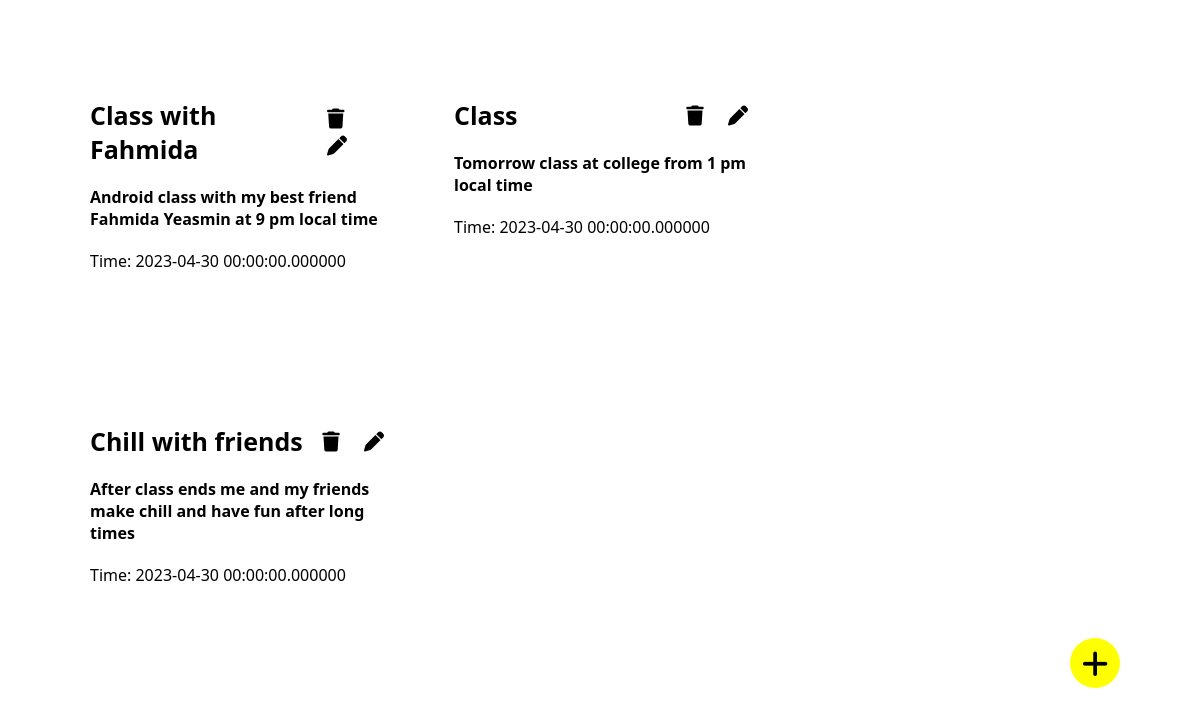
Page /profile.php (signed in) on the committed database.
### tables this page shows
CREATE TABLE `todo_table` (
  `id` int(11) NOT NULL,
  `user_email` varchar(40) NOT NULL,
  `todo_title` varchar(40) NOT NULL,
  `todo_desc` varchar(255) NOT NULL,
  `todo_date` datetime(6) NOT NULL DEFAULT '0000-00-00 00:00:00.000000' ON UPDATE current_timestamp(6)
);

### profile.php (the view, shortened to what this page needs)
<?php
include './configuration/configuration.php';
$user_id = $_SESSION['id'];
$load_user = "SELECT * FROM `user_account` WHERE id = '$user_id'";
$run_load_user = mysqli_query($conn, $load_user);
if (mysqli_num_rows($run_load_user) > 0) {
    $row = mysqli_fetch_assoc($run_load_user);
    $user_email = $row['email'];
}
?>
<!DOCTYPE html>
<html lang="en">
<head>
    <link rel="stylesheet" href="https://cdnjs.cloudflare.com/ajax/libs/font-awesome/6.4.0/css/all.min.css" />
    <link rel="stylesheet" href="./css/hader.css">
    <link rel="stylesheet" href="./css/style.css">
    <link rel="stylesheet" href="./css/form_design.css">
    <link rel="stylesheet" href="./css/todo.css">
</head>
<body>
    <?php include './header.php' ?>
    <section class="todo_list">
        <button id="add_todo"><i class="fa-solid fa-plus"></i></button>
        <?php
        $show_todo = "SELECT * FROM `todo_table` WHERE user_email = '$user_email'";
        $show_todo_query = mysqli_query($conn, $show_todo);
        if (mysqli_num_rows($show_todo_query) > 0) {
            while ($todo_row = mysqli_fetch_assoc($show_todo_query)) {
        ?>
                <div class="todo">
                    <div class="head">
                        <div class="tile">
                            <h3><?php echo $todo_row['todo_title'] ?></h3>
                        </div>
                        <div class="action">
                            <a href="./profile.php?dlTodo=<?php echo $todo_row['id'] ?>"><i class="fa-solid fa-trash"></i></a>
                            <a href="./updateTodo.php?upTodo=<?php echo $todo_row['id'] ?>"><i class="fa-solid fa-pen"></i></a>
                        </div>
                    </div>
                    <div class="todo_desc">
                        <p><?php echo $todo_row['todo_desc'] ?></p>
                    </div>
                    <p>Time: <?php echo $todo_row['todo_date'] ?></p>
                </div>
        <?php
            }
        }
        ?>
    </section>
</body>
</html>

### header.php (shortened to what this page needs)
<header>
    <div class="container">
        <div class="logo">
            <h1>TODO</h1>
        </div>
        <div class="menu">
            <ul>
                <li><a href="">About</a></li>
                <li><a href="">Github</a></li>
                <li><a href="" id="context_menu"><i class="fa-solid fa-user"></i> <?php echo $row['f_name'] ?></a></li>
            </ul>
        </div>
    </div>
</header>

### css/hader.css (style rules this page uses)
header { background-color: transparent; position: relative; }
header .container { display: flex; align-items: center; justify-content: space-between; }
header .container .logo { width: 30%; }
header .container .logo h1 { font-size: 50px; color: white; }
header .container .menu { width: 70%; display: flex; align-items: center; justify-content: flex-end; }
header .container .menu ul { list-style-type: none; display: flex; align-items: center; justify-content: flex-end; }
header .container .menu ul li { margin-right: 20px; }
header .container .menu ul li a { text-decoration: none; color: white; font-size: 22px; font-weight: bold; }

### css/style.css (style rules this page uses)
* { margin: 0; padding: 0; box-sizing: border-box; font-family: system-ui, -apple-system, BlinkMacSystemFont, 'Segoe UI', Roboto, Oxygen, Ubuntu, Cantarell, 'Open Sans', 'Helvetica Neue', sans-serif; }
.container { width: 90%; margin: 0 auto; }
body { background-image: url('https://img.rawpixel.com/s3fs-private/rawpixel_images/website_content/v1016-c-08_1-ksh6mza3.jpg?w=800&dpr=1&fit=default&crop=default&q=65&vib=3&con=3&usm=15&bg=F4F4F3&ixlib=js-2.2.1&s=f584d8501c27c5f649bc2cfce50705c0'); background-repeat: no-repeat; background-size: cover; }

### css/todo.css (style rules this page uses)
.todo_list { width: 90%; margin: 0 auto; min-height: 80vh; position: relative; display: flex; align-items: flex-start; justify-content: flex-start; flex-wrap: wrap; }
.todo_list #add_todo { height: 50px; width: 50px; border-radius: 50%; background-color: yellow; border: none; outline: none; font-size: 30px; position: absolute; bottom: 20px; right: 20px; cursor: pointer; }
.todo_list .todo { background-color: white; width: 30%; margin: 20px; padding: 10px; border-radius: 8px; }
.todo .head { display: flex; align-items: center; justify-content: space-between; }
.todo .head h3 { font-size: 25px; }
.todo .head .action a { font-size: 20px; color: black; margin: 0 10px; }
.todo .todo_desc p { font-weight: bold; margin: 20px 0; }

### rows in the picture
todo_table: todo_title "Class with Fahmida", todo_desc "Android class with my best friend Fahmida Yeasmin at 9 pm local time", todo_date "2023-04-30 00:00:00.000000"
todo_table: todo_title "Class", todo_desc "Tomorrow class at college from 1 pm local time", todo_date "2023-04-30 00:00:00.000000"
todo_table: todo_title "Chill with friends", todo_desc "After class ends me and my friends make chill and have fun after long times", todo_date "2023-04-30 00:00:00.000000"
